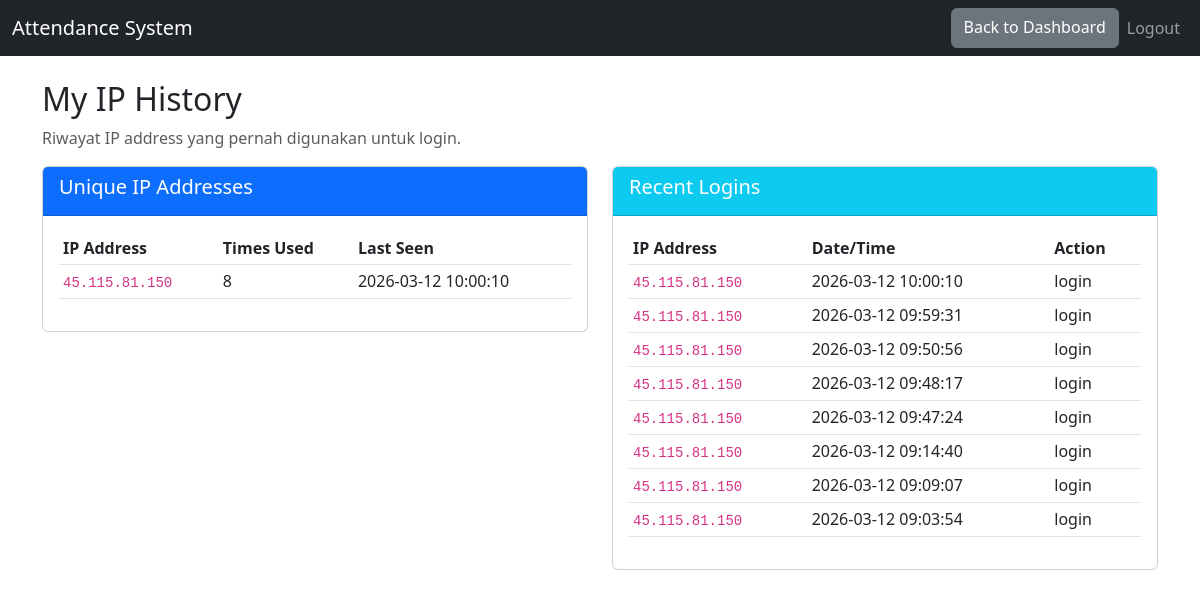
The app's page /ip/my-ips (signed in) with its own data.
### tables this page shows
CREATE TABLE ip_logs (
                    id INTEGER PRIMARY KEY AUTOINCREMENT,
                    user_id INTEGER NOT NULL,
                    ip_address TEXT NOT NULL,
                    user_agent TEXT,
                    action TEXT DEFAULT 'login',
                    created_at DATETIME DEFAULT CURRENT_TIMESTAMP,
                    FOREIGN KEY(user_id) REFERENCES users(id)
                );

### ip_manager/ip_routes.py (the view)
@ip_bp.route('/my-ips')
@login_required
def my_ips():
    user_id = session['user_id']
    ips = IPModel.get_user_ips(user_id, limit=100)
    unique_ips = IPModel.get_unique_ips_for_user(user_id)
    return render_template('my_ips.html', ips=ips, unique_ips=unique_ips)

### app.py (called while the page is built)
@app.teardown_appcontext
def close_connection(exception):
    db = getattr(g, '_database', None)
    if db is not None:
        db.close()

### ip_manager/ip_model.py (called while the page is built)
def get_db():
    if DATABASE_URL and DATABASE_URL.startswith('postgres'):
        if not hasattr(g, '_database'):
            g._database = psycopg2.connect(DATABASE_URL, cursor_factory=RealDictCursor)
        return g._database
    else:
        db = getattr(g, '_database', None)
        if db is None:
            db = g._database = sqlite3.connect('attendance.db')
            db.row_factory = sqlite3.Row
        return db

def query_db(query, args=(), one=False):
    conn = get_db()
    if DATABASE_URL and DATABASE_URL.startswith('postgres'):
        cur = conn.cursor()
        cur.execute(query.replace('?', '%s'), args)
        rv = cur.fetchall()
        cur.close()
        return (rv[0] if rv else None) if one else rv
    else:
        cur = conn.execute(query, args)
        rv = cur.fetchall()
        cur.close()
        return (rv[0] if rv else None) if one else rv

    @staticmethod
    def get_user_ips(user_id, limit=50):
        return query_db('''
            SELECT * FROM ip_logs
            WHERE user_id = ?
            ORDER BY created_at DESC
            LIMIT ?
        ''', [user_id, limit])

    @staticmethod
    def get_unique_ips_for_user(user_id):
        return query_db('''
            SELECT DISTINCT ip_address, COUNT(*) as count, MAX(created_at) as last_seen
            FROM ip_logs
            WHERE user_id = ?
            GROUP BY ip_address
            ORDER BY last_seen DESC
        ''', [user_id])

### ip_manager/ip_routes.py (called while the page is built)
def login_required(f):
    @wraps(f)
    def decorated_function(*args, **kwargs):
        if 'user_id' not in session:
            flash('Please log in first.', 'warning')
            return redirect(url_for('login'))
        return f(*args, **kwargs)
    return decorated_function

### templates/my_ips.html (shortened to what this page needs)
<!DOCTYPE html>
<html lang="en">
<head>
    <link href="https://cdn.jsdelivr.net/npm/bootstrap@5.3.0/dist/css/bootstrap.min.css" rel="stylesheet">
    <link rel="stylesheet" href="{{ url_for('static', filename='style.css') }}">
</head>
<body>
    <nav class="navbar navbar-expand-lg navbar-dark bg-dark">
        <div class="container-fluid">
            <a class="navbar-brand" href="#">Attendance System</a>
            <div class="collapse navbar-collapse">
                <ul class="navbar-nav ms-auto">
                    <a href="{{ url_for('dashboard') }}" class="btn btn-secondary">Back to Dashboard</a>
                    <li class="nav-item"><a class="nav-link" href="{{ url_for('logout') }}">Logout</a></li>
                </ul>
            </div>
        </div>
    </nav>
    <div class="container mt-4">
        <h2>My IP History</h2>
        <p class="text-muted">Riwayat IP address yang pernah digunakan untuk login.</p>
        <div class="row">
            <div class="col-md-6">
                <div class="card mb-4">
                    <div class="card-header bg-primary text-white">
                        <h5>Unique IP Addresses</h5>
                    </div>
                    <div class="card-body">
                        <table class="table table-sm">
                            <thead>
                                <tr>
                                    <th>IP Address</th>
                                    <th>Times Used</th>
                                    <th>Last Seen</th>
                                </tr>
                            </thead>
                            <tbody>
                                {% for ip in unique_ips %}
                                <tr>
                                    <td><code>{{ ip.ip_address }}</code></td>
                                    <td>{{ ip.count }}</td>
                                    <td>{{ ip.last_seen }}</td>
                                </tr>
                                {% endfor %}
                            </tbody>
                        </table>
                    </div>
                </div>
            </div>
            <div class="col-md-6">
                <div class="card mb-4">
                    <div class="card-header bg-info text-white">
                        <h5>Recent Logins</h5>
                    </div>
                    <div class="card-body">
                        <table class="table table-sm">
                            <thead>
                                <tr>
                                    <th>IP Address</th>
                                    <th>Date/Time</th>
                                    <th>Action</th>
                                </tr>
                            </thead>
                            <tbody>
                                {% for ip in ips %}
                                <tr>
                                    <td><code>{{ ip.ip_address }}</code></td>
                                    <td>{{ ip.created_at }}</td>
                                    <td>{{ ip.action }}</td>
                                </tr>
                                {% endfor %}
                            </tbody>
                        </table>
                    </div>
                </div>
            </div>
        </div>
    </div>
</body>
</html>

### records on screen
ip_logs: ip_address "45.115.81.150", created_at "2026-03-12 10:00:10", action "login"
ip_logs: ip_address "45.115.81.150", created_at "2026-03-12 09:59:31", action "login"
ip_logs: ip_address "45.115.81.150", created_at "2026-03-12 09:50:56", action "login"
ip_logs: ip_address "45.115.81.150", created_at "2026-03-12 09:48:17", action "login"
ip_logs: ip_address "45.115.81.150", created_at "2026-03-12 09:47:24", action "login"
ip_logs: ip_address "45.115.81.150", created_at "2026-03-12 09:14:40", action "login"
ip_logs: ip_address "45.115.81.150", created_at "2026-03-12 09:09:07", action "login"
ip_logs: ip_address "45.115.81.150", created_at "2026-03-12 09:03:54", action "login"

### other values on screen
{{ ip.ip_address }} "45.115.81.150"
{{ ip.count }} "8"
{{ ip.last_seen }} "2026-03-12 10:00:10"
